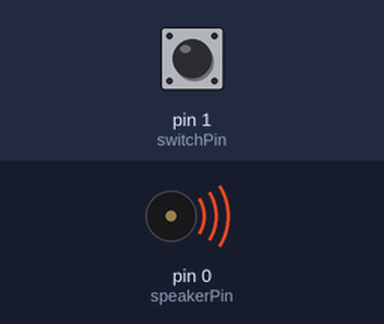
A sketch run on a simulated Arduino Uno, built with avr-gcc and run on an emulated ATmega328P. On the bench: buzzer (waves = sounding). Inputs (shaded band) come from the test bench; at power-on: pin 1 (switchPin) HIGH.

Above: at 0.08 s.
Timing chart, 0 to 5.5 s (numbered marks = the images above):
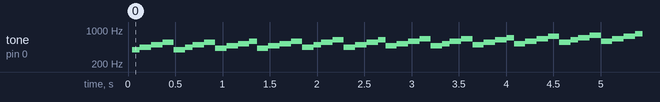

Measured:
- by itself, tone on pin 0 (speakerPin): plays 394 Hz for 0.08 s, 443 Hz for 0.12 s, 498 Hz for 0.12 s, 558 Hz for 0.12 s, 394 Hz for 0.12 s, 443 Hz for 0.08 s … (781 notes in this stretch)

The sketch:

zelda_chest_noise.ino
```cpp
/* This code is derived from:
 * http://www.arduino.cc/en/Tutorial/Melody
 * This plays the chest noise from the Legend of Zelda on a piezo buzzer connected to pin 9 and ground. It has been tuned to a buzzer I had on hand, but you may want to adjust the values, testing against a tuner.
 */

int speakerPin = 0;
const int switchPin = 1;

char notes[] = "gabygabyxzCDxzCDabywabywzCDEzCDEbywFCDEqywFGDEqi        azbC"; // a space represents a rest
int length = sizeof(notes); // the number of notes
int beats[] = { 1,1,1,1, 1,1,1,1, 1,1,1,1, 1,1,1,1, 1,1,1,1, 1,1,1,1, 1,1,1,1, 1,1,1,1, 1,1,1,1, 1,1,1,1, 1,1,1,1, 1,1,1,1, 1,1,1,1, 1,1,1,1, 2,3,3,16,};
int tempo = 75;

void playTone(int tone, int duration) {
  for (long i = 0; i < duration * 1000L; i += tone * 2) {
    digitalWrite(speakerPin, HIGH);
    delayMicroseconds(tone);
    digitalWrite(speakerPin, LOW);
    delayMicroseconds(tone);
  }
}

void playNote(char note, int duration) {
  char names[] = { 'c', 'd', 'e', 'f', 'g', 'x', 'a', 'z', 'b', 'C', 'y', 'D', 'w', 'E', 'F', 'q', 'G', 'i' };
  // c=C4, C = C5. These values have been tuned.
  int tones[] = { 1898, 1690, 1500, 1420, 1265, 1194, 1126, 1063, 1001, 947, 893, 843, 795, 749, 710, 668, 630, 594 };

  // play the tone corresponding to the note name
  for (int i = 0; i < 18; i++) {
    if (names[i] == note) {
      playTone(tones[i], duration);
    }
  }
}

void setup() {
pinMode(switchPin, INPUT);
digitalWrite(switchPin, HIGH);
}

void loop() {
  pinMode(speakerPin, OUTPUT);
  if (digitalRead(switchPin) == 1) {
    for (int i = 0; i < length; i++) {
    if (notes[i] == ' ') {
      delay(beats[i] * tempo); // rest
    } else {
      playNote(notes[i], beats[i] * tempo);
    }

    // pause between notes
    delay(tempo / 2);
  }
  }
  delay(100);
}
```
